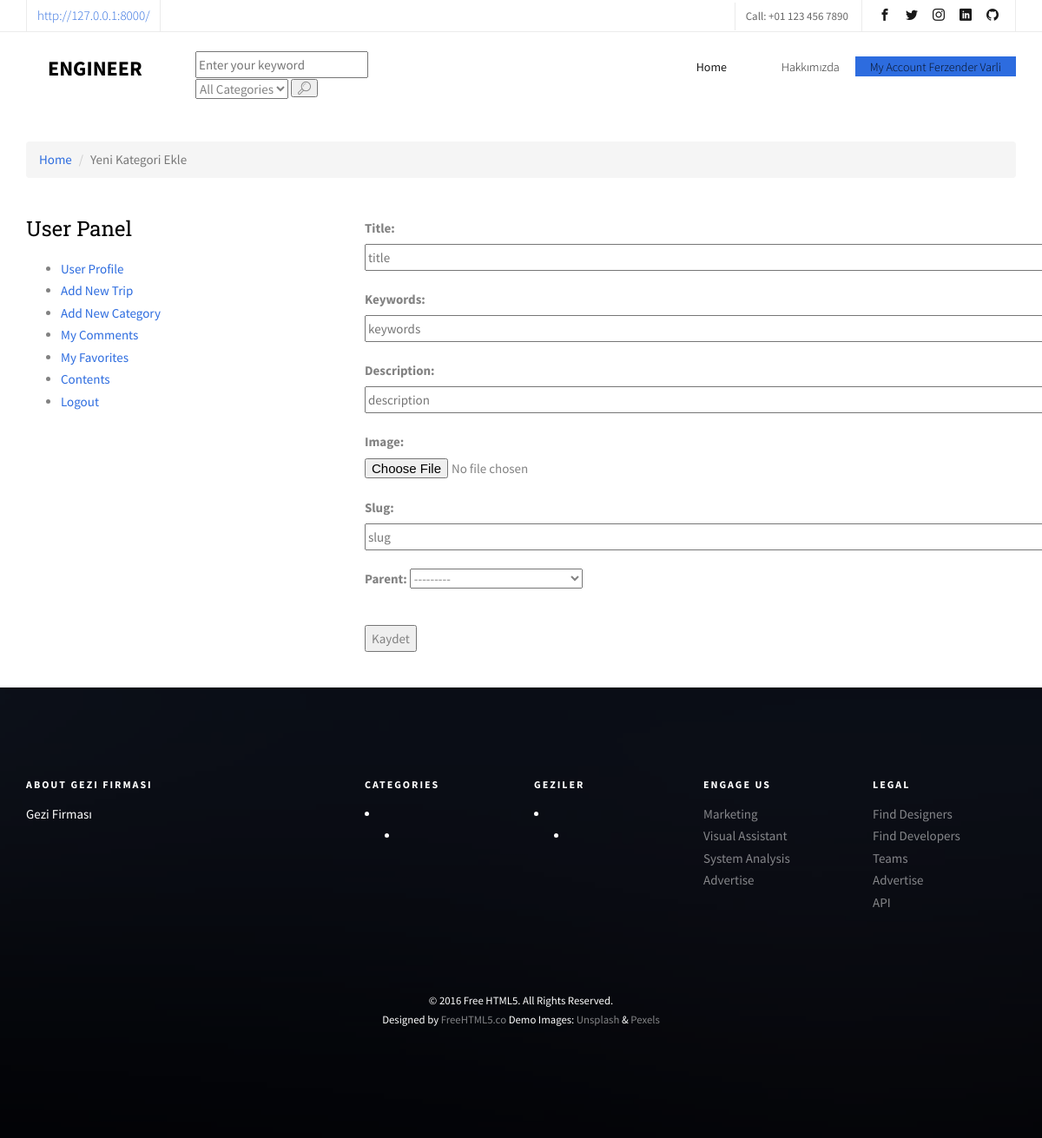
/user/add_new_category/ (signed in), run on the app's committed database.
### content/models.py (models this page shows, shortened)
class Category(MPTTModel):
    STATUS =(
        ('True', 'Evet'),
        ('False', 'Hayır'),
    )
    title = models.CharField(max_length=100)
    keywords = models.CharField(blank=True, max_length=255)
    description = models.CharField(blank=True, max_length=255)
    image = models.ImageField(blank=True, upload_to='images/')
    status = models.CharField(max_length=10, choices=STATUS)
    slug = models.SlugField(null=False, unique=True)
    parent = TreeForeignKey('self', blank=True, null=True, related_name='children', on_delete=models.CASCADE)
    create_at = models.DateTimeField(auto_now_add=True)
    update_at = models.DateTimeField(auto_now=True)
    class MPTTMeta:
        order_insertion_by = ['title']
    def __str__(self):
        full_path = [self.title]
        k = self.parent
        while k is not None:
            full_path.append(k.title)
            k = k.parent
        return ' / ' .join(full_path[::-1])
    def get_image_tag(self):
        if self.image:
            return mark_safe('<img src="{}" height="50"/>'.format(self.image.url))
    get_image_tag.short_description = 'Image'

### home/models.py (models this page shows, shortened)
class Settings(models.Model):
    STATUS = (
        ('True', 'Evet'),
        ('False', 'Hayır'),
    )
    title = models.CharField(max_length=150)
    keywords = models.CharField(max_length=255)
    description = models.CharField(max_length=255)
    company = models.CharField(max_length=50)
    address = models.CharField(blank=True, max_length=150)
    phone = models.CharField(blank=True, max_length=15)
    fax = models.CharField(blank=True, max_length=15)
    email = models.CharField(blank=True, max_length=50)
    smtp_server = models.CharField(blank=True, max_length=20)
    smtp_email = models.CharField(blank=True, max_length=20)
    smtp_password = models.CharField(blank=True, max_length=20)
    smtp_port = models.CharField(blank=True, max_length=20)
    icon = models.ImageField(blank=True, upload_to='images/')
    facebook = models.CharField(max_length=50)
    instagram = models.CharField(max_length=50)
    twitter = models.CharField(max_length=50)
    about_us = RichTextUploadingField(blank=True)
    contact = RichTextUploadingField(blank=True)
    references = RichTextUploadingField(blank=True)
    status = models.CharField(max_length=10, choices=STATUS)
    create_at = models.DateTimeField(auto_now_add=True)
    update_at = models.DateTimeField(auto_now=True)

### user/views.py (the view)
# urls.py: path('add_new_category/', views.add_new_category, name="add_new_category"),
@login_required(login_url='/login')
def add_new_category(request):
    if request.method == 'POST':
        new_category = AddNewCategory(request.POST, request.FILES)
        if new_category.is_valid():
            new_category.save()
            messages.success(request, 'Your new category has been added!')
            return redirect('/user')
    else:
        new_category = AddNewCategory()
        context = {
            'new_category': new_category
        }
        return render(request, 'add_new_category.html', context)

### user/forms.py
class AddNewCategory(forms.ModelForm):
    class Meta:
        model = Category
        fields = ('title', 'keywords', 'description', 'image', 'slug', 'parent')
        widgets = {
            'title': TextInput(attrs={'size': '100', 'class': 'input', 'placeholder': 'title'}),
            'keywords': TextInput(attrs={'size': '100', 'class': 'input', 'placeholder': 'keywords'}),
            'description': TextInput(attrs={'size': '100', 'class': 'input', 'placeholder': 'description'}),
            'status': TextInput(attrs={'size': '100', 'class': 'input',  'value': 'False'}),
            'image': FileInput(attrs={'size': '100', 'class': 'input', 'placeholder': 'image'}),
            'slug': TextInput(attrs={'size': '100', 'class': 'input', 'placeholder': 'slug'}),
        }

### home/context_processors.py (called while the page is built)
def category(request):
    return {
        'category': Category.objects.all(),
        'settings': Settings.objects.get(pk=1),
        'content': Content.objects.all()
    }

### user/templates/add_new_category.html (shortened to what this page needs)
{% extends "homebase.html" %}
{% block content %}
    <div id="breadcrumb">
        <div class="container">
            <ul class="breadcrumb">
                <li><a href="/">Home</a></li>
                <li class="active">Yeni Kategori Ekle</li>
            </ul>
        </div>
    </div>&emsp;
    <div class="section">
        <div class="container">
            <div class="row">
                <div class="col-md-4">
                            {% include "user_panel.html" %}
                </div>
                <div class="col-md-8">
                    <div class="content-section">
                        <form action="" method="post" enctype="multipart/form-data">
                            <fieldset class="form-group">
                                {{ new_category.as_p }}
                            </fieldset>
                            <div class="form-group">
                                <button type="submit">Kaydet</button>
                            </div>
                        </form>
                    </div>
                </div>
            </div>
        </div>
    </div>
    <br>
{% endblock %}

### home/templates/header.html (shortened to what this page needs)
{% load static %}
<header>
		<nav class="fh5co-nav" role="navigation">
		<div class="top">
			<div class="container">
				<div class="row">
					<div class="col-xs-12 text-right">
						<p class="site"><a href="/">http://127.0.0.1:8000/</a></p>
						<p class="num">Call: +01 123 456 7890</p>
						<ul class="fh5co-social">
							<li><a href="https://www.facebook.com/fvarlii" target="_blank"><i class="icon-facebook2"></i></a></li>
							<li><a href="https://twitter.com/f_varli" target="_blank"><i class="icon-twitter2"></i></a></li>
							<li><a href="https://instagram.com/f_varli" target="_blank"><i class="icon-instagram"></i></a></li>
							<li><a href="https://www.linkedin.com/in/fvarli/" target="_blank"><i class="icon-linkedin2"></i></a></li>
							<li><a href="https://github.com/fvarli" target="_blank"><i class="icon-github" ></i></a></li>
						</ul>
					</div>
				</div>
			</div>
		</div>
		<div class="top-menu">
			<div class="container">
				<div class="row">
					<div class="col-xs-2">
						<div id="fh5co-logo"><a href="/">Engineer</a></div>
					</div>
                    <div class="header-search col-xs-2">
                        <form action="/search/" method="post">
                            <input type="text" name="query" id="query" class="input search-input" placeholder="Enter your keyword">
                            {% load mptt_tags %}
                            <select name="catid" class="input search-categories">
                                <option value="0">All Categories</option>
                            </select>
                            <button class="icon-search4"></button>
                        </form>
                    </div>
					<div class="col-xs-8 text-right menu-1">
						<ul>
							<li class="active"><a href="index.html">Home</a></li>
                                {% load mptt_tags %}
                                {% recursetree category %}
                                     <li class="has-dropdown">
                                        <a href="/category/{{ node.id }}/{{ node.slug }}" {% if not node.is_leaf_node %} data-toggle="dropdown" class="dropdown-toggle" aria-expanded="true" {% endif %}>{{ node.title }}</a>
                                    </li>
                                {% endrecursetree %}
                            <li class="has-dropdown">
                                <a href=""><span>Hakkımızda</span></a>
                            </li>
                            {% if user.id is not None %}
                                <li class="btn-primary has-dropdown">
								<a href="#"><span>My Account {{ user.first_name }} {{ user.last_name }}</span></a>
							</li>
                            {% else %}
							<li class="btn-cta"><a href="/login/"><span>Login</span></a></li>
							<li class="btn-cta"><a href="/sign_up/"><span>Sign Up</span></a></li>
                            {% endif %}
                        </ul>
					</div>
				</div>
			</div>
		</div>
	</nav>
</header>

### home/templates/footer.html (shortened to what this page needs)
{% load static %}
	<footer id="fh5co-footer" role="contentinfo" style="background-image: url(static/images/img_bg_4.jpg);">
		<div class="overlay"></div>
		<div class="container">
			<div class="row row-pb-md">
				<div class="col-md-3 fh5co-widget">
					<h3>About {{ settings.company }}</h3>
					<p>{{ settings.description }}</p>
				</div>
				<div class="col-md-2 col-sm-4 col-xs-6 col-md-push-1 fh5co-widget">
					<h3>Categories</h3>
                        {% load mptt_tags %}
                        {% recursetree category %}
                             <li>
                                {% if not node.is_leaf_node %}
                                    <ul>
                                        <li><a href="#">{{  children }}</a></li>
                                    </ul>
                                {% endif %}
                            </li>
                        {% endrecursetree %}
				</div>
				<div class="col-md-2 col-sm-4 col-xs-6 col-md-push-1 fh5co-widget">
					<h3>Geziler</h3>
                {% load mptt_tags %}
                        {% recursetree category %}
                             <li>
                                {% if not node.is_leaf_node %}
                                    <ul>
                                        <li><a href="#">{{  children }}</a></li>
                                    </ul>
                                {% endif %}
                            </li>
                        {% endrecursetree %}
				</div>
				<div class="col-md-2 col-sm-4 col-xs-6 col-md-push-1 fh5co-widget">
					<h3>Engage us</h3>
					<ul class="fh5co-footer-links">
						<li><a href="#">Marketing</a></li>
						<li><a href="#">Visual Assistant</a></li>
						<li><a href="#">System Analysis</a></li>
						<li><a href="#">Advertise</a></li>
					</ul>
				</div>
				<div class="col-md-2 col-sm-4 col-xs-6 col-md-push-1 fh5co-widget">
					<h3>Legal</h3>
					<ul class="fh5co-footer-links">
						<li><a href="#">Find Designers</a></li>
						<li><a href="#">Find Developers</a></li>
						<li><a href="#">Teams</a></li>
						<li><a href="#">Advertise</a></li>
						<li><a href="#">API</a></li>
					</ul>
				</div>
			</div>
			<div class="row copyright">
				<div class="col-md-12 text-center">
					<p>
						<small class="block">&copy; 2016 Free HTML5. All Rights Reserved.</small>
						<small class="block">Designed by <a href="http://freehtml5.co/" target="_blank">FreeHTML5.co</a> Demo Images: <a href="http://unsplash.co/" target="_blank">Unsplash</a> &amp; <a href="https://www.pexels.com/" target="_blank">Pexels</a></small>
					</p>
				</div>
			</div>
		</div>
	</footer>
	</div>

### home/static/css/icomoon.css (style rules this page uses)
[class^="icon-"], [class*=" icon-"] { font-family: 'icomoon' !important; speak: none; font-style: normal; font-weight: normal; font-variant: normal; text-transform: none; line-height: 1; -webkit-font-smoothing: antialiased; -moz-osx-font-smoothing: grayscale; }
.icon-search4:before { content: "\e909"; }
.icon-facebook2:before { content: "\eac0"; }
.icon-instagram:before { content: "\eac2"; }
.icon-twitter2:before { content: "\eac6"; }
.icon-github:before { content: "\eae0"; }
.icon-linkedin2:before { content: "\eaf9"; }

### data on the page
Category: parent "---------"
Settings: company "GEZI FIRMASI", description "Gezi Firması"

### other printed values
{{ user.first_name }} "Ferzender"
{{ user.last_name }} "Varli"
